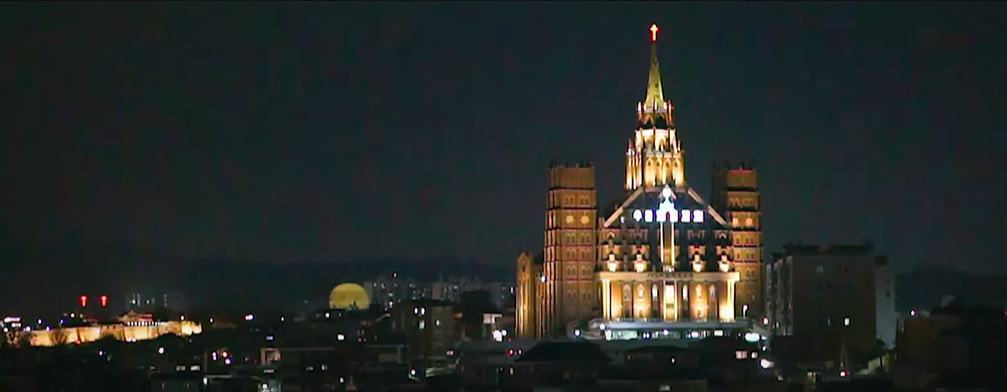
#> input picture mission/03.png, 1007 x 392 px
$ python mission_practice2.py
#> lines starting #> are read from the running program, lines starting #| are printed output that depends on the picture
import cv2
import numpy as np

# 이미지 불러오기
image = cv2.imread('mission/03.png')
#> image is the input picture: shape (392, 1007, 3); mean B, G, R 39.9, 42.2, 38.1

# 밝기 감소 비율 (0~1)
brightness_reduction = 0.8

# 이미지 어둡게 만들기
darker_image = cv2.addWeighted(image, brightness_reduction, image, 0, 0)
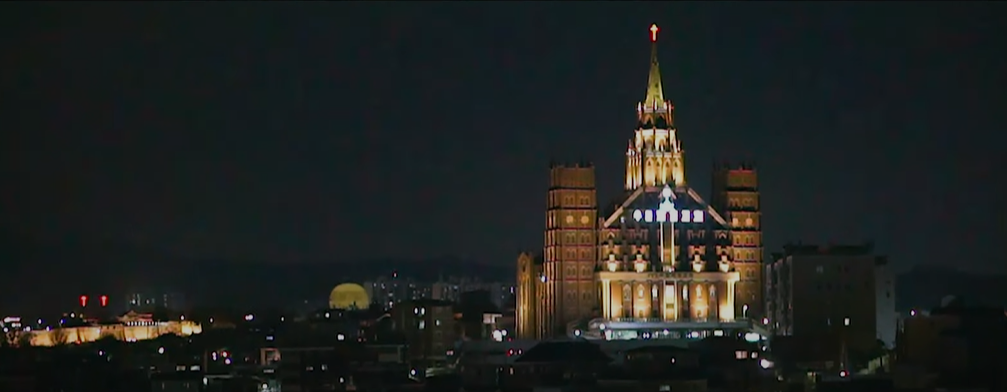
#> darker_image: shape (392, 1007, 3); mean B, G, R 31.9, 33.7, 30.5

# Bilateral Filtering 적용 (노이즈 제거, 경계선 유지)
filtered_image = cv2.bilateralFilter(darker_image, 9, 75, 75)

# 이미지 보여주기
cv2.imshow('Enhanced Image', filtered_image)
cv2.waitKey(0)
cv2.destroyAllWindows()

$ run again, with mission/01.png copied over mission/03.png
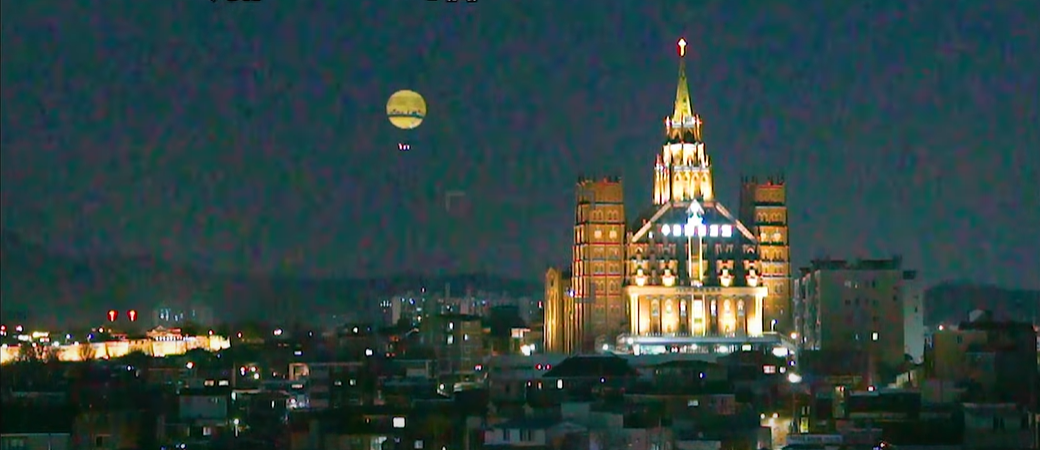
#> input picture mission/01.png, 1040 x 450 px
#> image is the input picture: shape (450, 1040, 3); mean B, G, R 65.5, 66.9, 47.1
#> `darker_image = cv2.addWeighted(image, brightness_reduction, image, 0, 0)`:
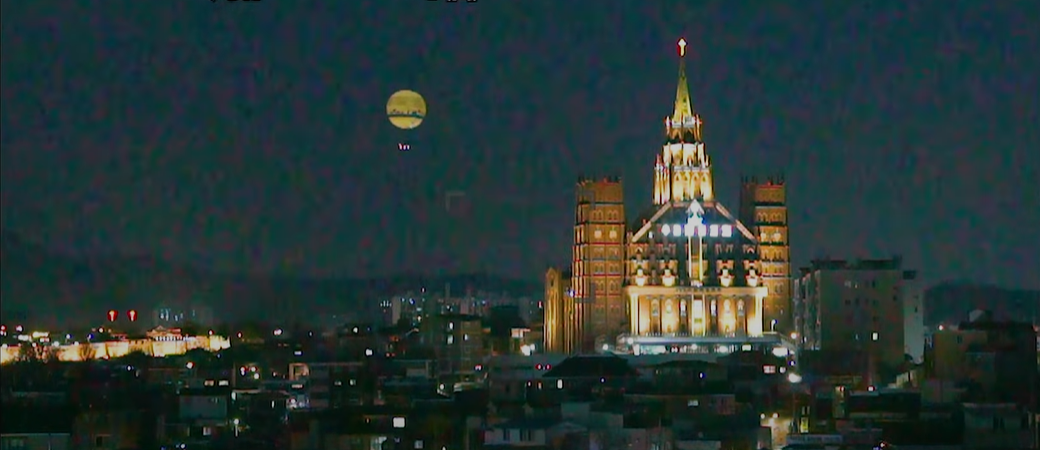
#> darker_image: shape (450, 1040, 3); mean B, G, R 52.4, 53.5, 37.7

$ run again, with mission/05.png copied over mission/03.png
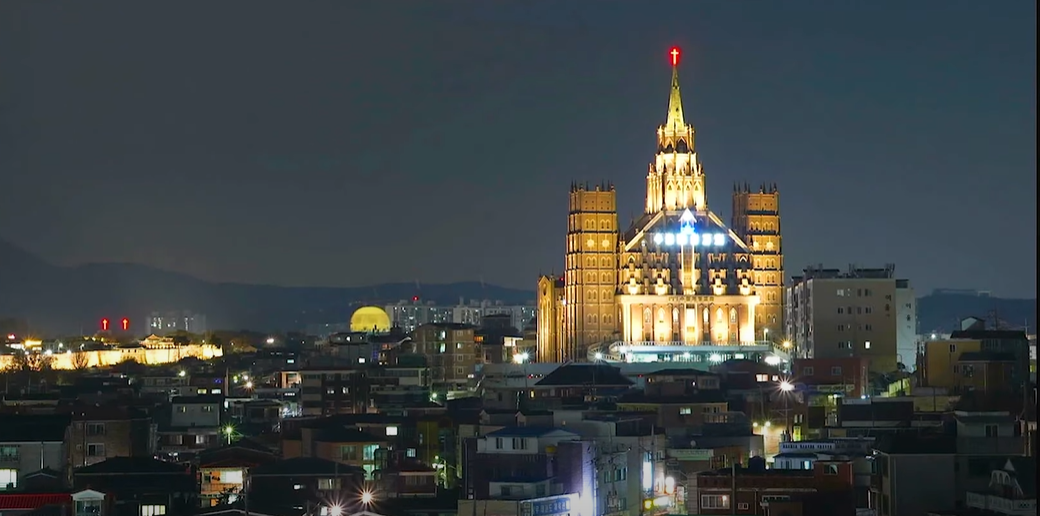
#> input picture mission/05.png, 1040 x 516 px
#> image is the input picture: shape (516, 1040, 3); mean B, G, R 68.7, 68.3, 62.5
#> `darker_image = cv2.addWeighted(image, brightness_reduction, image, 0, 0)`:
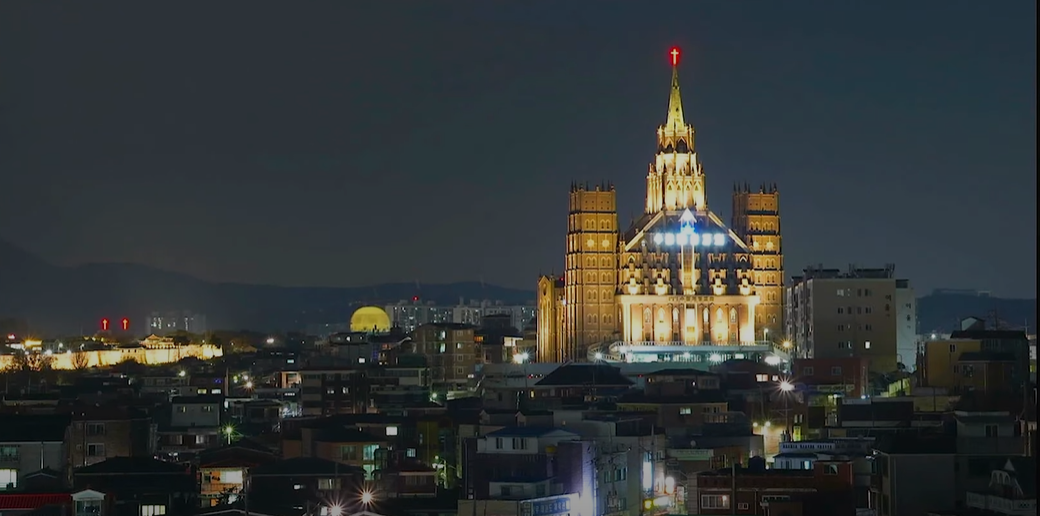
#> darker_image: shape (516, 1040, 3); mean B, G, R 54.9, 54.6, 50
